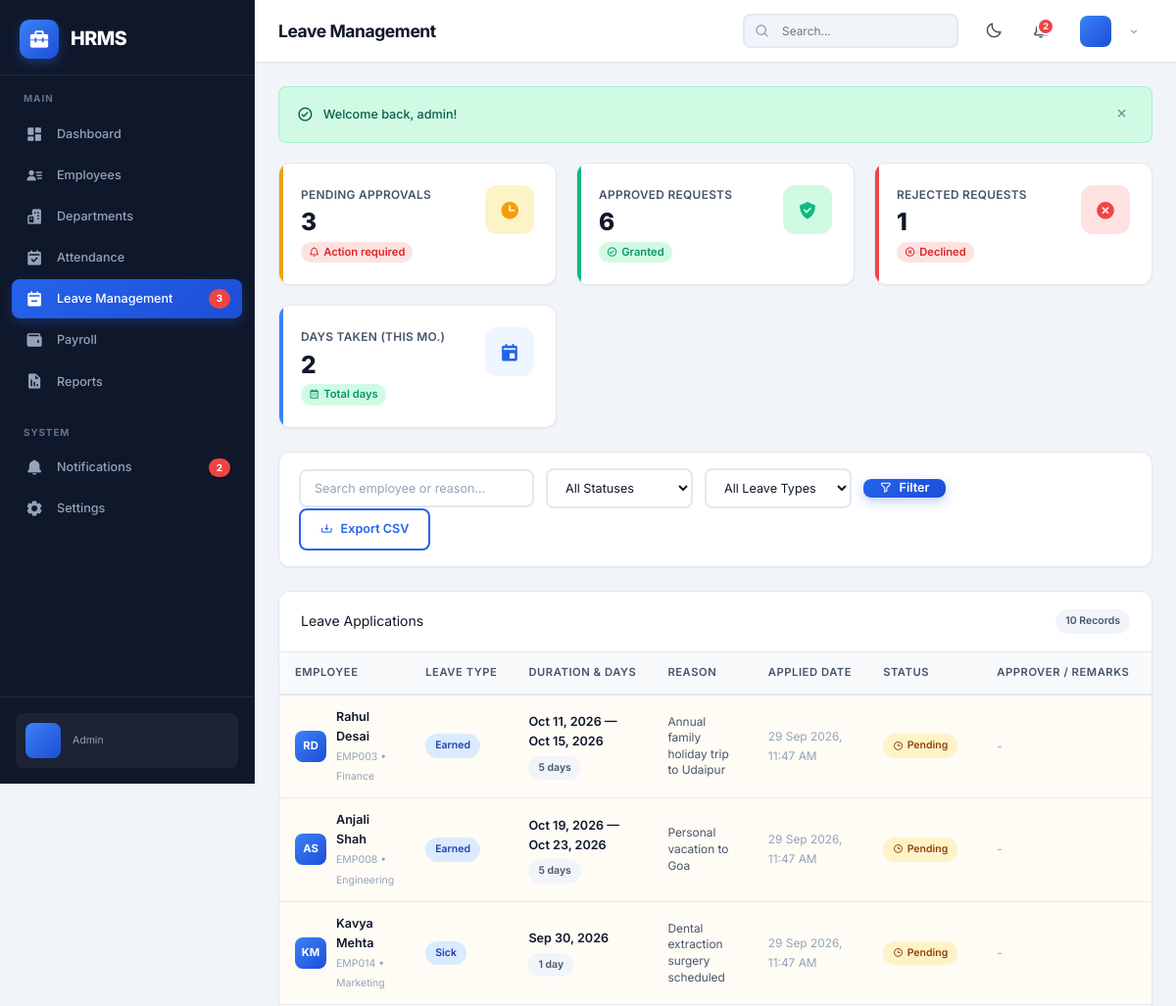
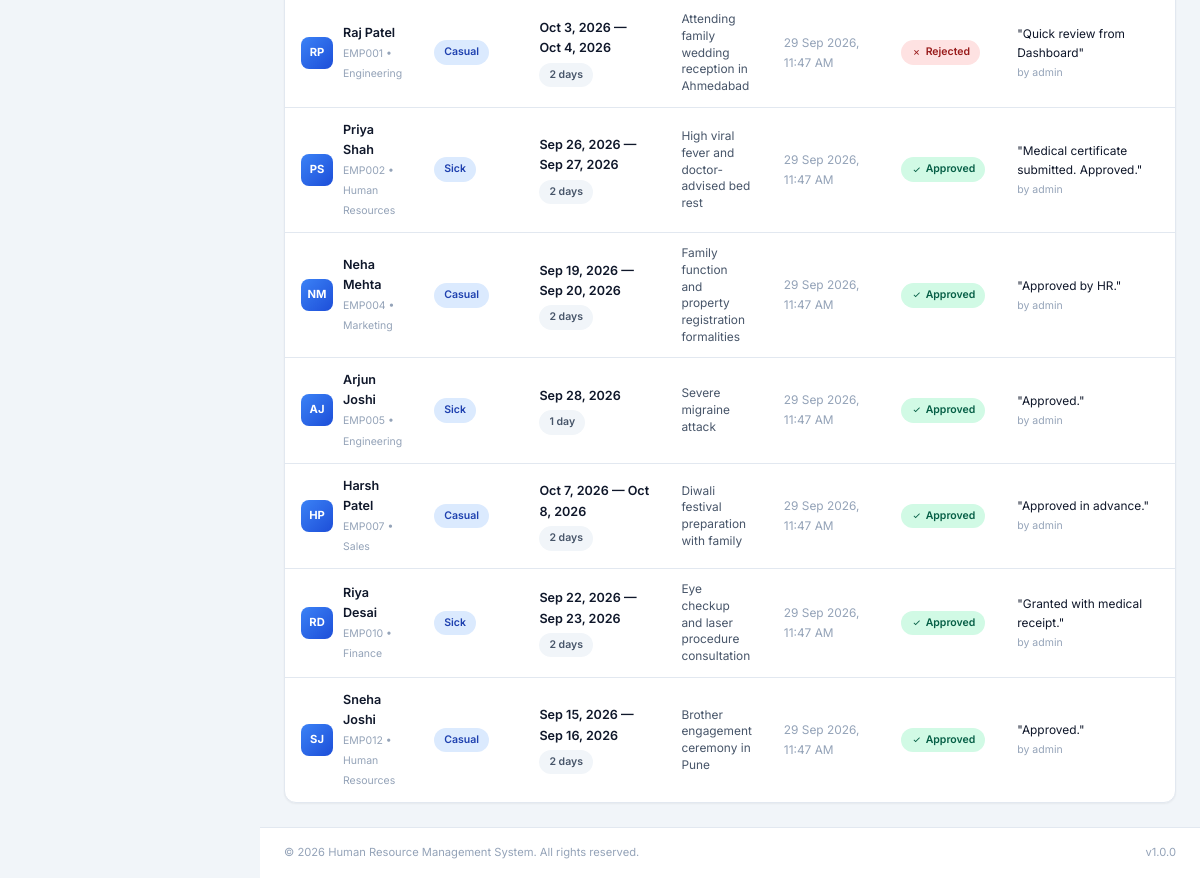
The page /admin/leaves.php (signed in) on the database its author committed (2 pictures, top to bottom).
### tables this page shows
CREATE TABLE `leaves` (
  `id` int(11) NOT NULL AUTO_INCREMENT,
  `employee_id` int(11) NOT NULL,
  `leave_type` enum('sick','casual','earned','maternity','paternity','unpaid') NOT NULL,
  `start_date` date NOT NULL,
  `end_date` date NOT NULL,
  `total_days` int(11) NOT NULL DEFAULT 1,
  `reason` text NOT NULL,
  `status` enum('pending','approved','rejected','cancelled') NOT NULL DEFAULT 'pending',
  `approved_by` int(11) DEFAULT NULL,
  `admin_remarks` text DEFAULT NULL,
  `applied_at` timestamp NOT NULL DEFAULT current_timestamp(),
  `updated_at` timestamp NOT NULL DEFAULT current_timestamp() ON UPDATE current_timestamp(),
  PRIMARY KEY (`id`),
  KEY `idx_employee` (`employee_id`),
  KEY `idx_status` (`status`),
  KEY `idx_dates` (`start_date`,`end_date`),
  KEY `fk_leave_approver` (`approved_by`),
  CONSTRAINT `fk_leave_approver` FOREIGN KEY (`approved_by`) REFERENCES `users` (`id`) ON DELETE SET NULL,
  CONSTRAINT `fk_leave_employee` FOREIGN KEY (`employee_id`) REFERENCES `employees` (`id`) ON DELETE CASCADE
);

CREATE TABLE `employees` (
  `id` int(11) NOT NULL AUTO_INCREMENT,
  `user_id` int(11) NOT NULL,
  `employee_id` varchar(20) NOT NULL,
  `first_name` varchar(50) NOT NULL,
  `last_name` varchar(50) NOT NULL,
  `email` varchar(100) NOT NULL,
  `phone` varchar(20) DEFAULT NULL,
  `date_of_birth` date DEFAULT NULL,
  `gender` enum('male','female','other') DEFAULT NULL,
  `address` text DEFAULT NULL,
  `city` varchar(50) DEFAULT NULL,
  `state` varchar(50) DEFAULT NULL,
  `zip_code` varchar(10) DEFAULT NULL,
  `department_id` int(11) DEFAULT NULL,
  `designation` varchar(100) DEFAULT NULL,
  `date_of_joining` date NOT NULL,
  `employment_type` enum('full-time','part-time','contract','intern') NOT NULL DEFAULT 'full-time',
  `salary` decimal(12,2) NOT NULL DEFAULT 0.00,
  `bank_name` varchar(100) DEFAULT NULL,
  `bank_account` varchar(50) DEFAULT NULL,
  `ifsc_code` varchar(20) DEFAULT NULL,
  `pan_number` varchar(20) DEFAULT NULL,
  `emergency_contact_name` varchar(100) DEFAULT NULL,
  `emergency_contact_phone` varchar(20) DEFAULT NULL,
  `status` enum('active','inactive','terminated') NOT NULL DEFAULT 'active',
  `created_at` timestamp NOT NULL DEFAULT current_timestamp(),
  `updated_at` timestamp NOT NULL DEFAULT current_timestamp() ON UPDATE current_timestamp(),
  PRIMARY KEY (`id`),
  UNIQUE KEY `uk_employee_id` (`employee_id`),
  UNIQUE KEY `uk_user_id` (`user_id`),
  KEY `idx_department` (`department_id`),
  CONSTRAINT `fk_employee_department` FOREIGN KEY (`department_id`) REFERENCES `departments` (`id`) ON DELETE SET NULL,
  CONSTRAINT `fk_employee_user` FOREIGN KEY (`user_id`) REFERENCES `users` (`id`) ON DELETE CASCADE
);

CREATE TABLE `departments` (
  `id` int(11) NOT NULL AUTO_INCREMENT,
  `name` varchar(100) NOT NULL,
  `description` text DEFAULT NULL,
  `head_id` int(11) DEFAULT NULL,
  `status` enum('active','inactive') NOT NULL DEFAULT 'active',
  `created_at` timestamp NOT NULL DEFAULT current_timestamp(),
  `updated_at` timestamp NOT NULL DEFAULT current_timestamp() ON UPDATE current_timestamp(),
  PRIMARY KEY (`id`),
  UNIQUE KEY `uk_department_name` (`name`)
);

CREATE TABLE `users` (
  `id` int(11) NOT NULL AUTO_INCREMENT,
  `username` varchar(50) NOT NULL,
  `password` varchar(255) NOT NULL,
  `email` varchar(100) NOT NULL,
  `role` enum('admin','employee') NOT NULL DEFAULT 'employee',
  `status` enum('active','inactive','suspended') NOT NULL DEFAULT 'active',
  `avatar` varchar(255) DEFAULT NULL,
  `last_login` datetime DEFAULT NULL,
  `created_at` timestamp NOT NULL DEFAULT current_timestamp(),
  `updated_at` timestamp NOT NULL DEFAULT current_timestamp() ON UPDATE current_timestamp(),
  PRIMARY KEY (`id`),
  UNIQUE KEY `uk_username` (`username`),
  UNIQUE KEY `uk_email` (`email`)
);

### includes/auth.php (called while the page is built, shortened)
<?php
function sanitize(string $input): string {
    return htmlspecialchars(trim($input), ENT_QUOTES, 'UTF-8');
}

### admin/leaves.php (the view, shortened to what this page needs)
<?php
require_once __DIR__ . '/../includes/auth.php';
$pdo = getDBConnection();
$statusFilter = trim($_GET['status'] ?? '');
$typeFilter = trim($_GET['type'] ?? '');
$search = trim($_GET['search'] ?? '');
$query = "SELECT l.*, e.employee_id AS emp_code, e.first_name, e.last_name, e.designation,
                 d.name AS department_name,
                 u.username AS approver_name
          FROM leaves l
          JOIN employees e ON l.employee_id = e.id
          LEFT JOIN departments d ON e.department_id = d.id
          LEFT JOIN users u ON l.approved_by = u.id
          WHERE 1=1";
$params = [];
$query .= " ORDER BY CASE WHEN l.status = 'pending' THEN 0 ELSE 1 END, l.applied_at DESC";
$stmt = $pdo->prepare($query);
$stmt->execute($params);
$leaves = $stmt->fetchAll();
$pendingCount = $pdo->query("SELECT COUNT(*) FROM leaves WHERE status = 'pending'")->fetchColumn();
$approvedCount = $pdo->query("SELECT COUNT(*) FROM leaves WHERE status = 'approved'")->fetchColumn();
$rejectedCount = $pdo->query("SELECT COUNT(*) FROM leaves WHERE status = 'rejected'")->fetchColumn();
$monthDaysTaken = (int)$pdo->query("SELECT COALESCE(SUM(total_days), 0) FROM leaves WHERE status = 'approved' AND MONTH(start_date) = MONTH(CURDATE()) AND YEAR(start_date) = YEAR(CURDATE())")->fetchColumn();
include __DIR__ . '/../includes/header.php';
?>
<div class="stats-grid" style="margin-bottom: 24px;">
    <div class="stat-card orange">
        <div class="stat-info">
            <h4>Pending Approvals</h4>
            <div class="stat-number"><?= $pendingCount ?></div>
            <div class="stat-change <?= $pendingCount > 0 ? 'down' : 'up' ?>">
                <i class='bx bx-<?= $pendingCount > 0 ? 'bell' : 'check' ?>'></i> <?= $pendingCount > 0 ? 'Action required' : 'Up to date' ?>
            </div>
        </div>
        <div class="stat-icon orange"><i class='bx bxs-time'></i></div>
    </div>
    <div class="stat-card green">
        <div class="stat-info">
            <h4>Approved Requests</h4>
            <div class="stat-number"><?= $approvedCount ?></div>
            <div class="stat-change up"><i class='bx bx-check-circle'></i> Granted</div>
        </div>
        <div class="stat-icon green"><i class='bx bxs-check-shield'></i></div>
    </div>
    <div class="stat-card red">
        <div class="stat-info">
            <h4>Rejected Requests</h4>
            <div class="stat-number"><?= $rejectedCount ?></div>
            <div class="stat-change down"><i class='bx bx-x-circle'></i> Declined</div>
        </div>
        <div class="stat-icon red"><i class='bx bxs-x-circle'></i></div>
    </div>
    <div class="stat-card blue">
        <div class="stat-info">
            <h4>Days Taken (This Mo.)</h4>
            <div class="stat-number"><?= $monthDaysTaken ?></div>
            <div class="stat-change up"><i class='bx bx-calendar'></i> Total days</div>
        </div>
        <div class="stat-icon blue"><i class='bx bxs-calendar-event'></i></div>
    </div>
</div>
<div class="card" style="margin-bottom: 24px;">
    <div class="card-body" style="padding: 16px 20px;">
        <form method="GET" action="" style="display: flex; flex-wrap: wrap; gap: 12px; align-items: center;">
            <input type="text" name="search" class="form-control" style="max-width: 240px;" placeholder="Search employee or reason..." value="<?= sanitize($search) ?>">
            <select name="status" class="form-control" style="width: 150px;">
                <option value="">All Statuses</option>
            </select>
            <select name="type" class="form-control" style="width: 150px;">
                <option value="">All Leave Types</option>
            </select>
            <button type="submit" class="btn btn-primary" style="padding: 0 16px;">
                <i class='bx bx-filter-alt'></i> Filter
            </button>
        </form>
        <a href="?export=csv<?= $statusFilter ? '&status=' . urlencode($statusFilter) : '' ?><?= $typeFilter ? '&type=' . urlencode($typeFilter) : '' ?><?= $search ? '&search=' . urlencode($search) : '' ?>" class="btn btn-outline" title="Export leaves to CSV">
            <i class='bx bx-download'></i> Export CSV
        </a>
    </div>
</div>
<div class="card">
    <div class="card-header">
        <div class="card-title">Leave Applications</div>
        <span class="badge badge-secondary"><?= count($leaves) ?> Records</span>
    </div>
    <div class="table-container">
        <table class="data-table">
            <thead>
                <tr>
                    <th>Employee</th>
                    <th>Leave Type</th>
                    <th>Duration & Days</th>
                    <th>Reason</th>
                    <th>Applied Date</th>
                    <th>Status</th>
                    <th>Approver / Remarks</th>
                    <th style="text-align: right;">Action</th>
                </tr>
            </thead>
            <tbody>
                <?php if (empty($leaves)): ?>
                <tr>
                    <td colspan="8" style="text-align: center; padding: 48px; color: var(--text-muted);">
                        <i class='bx bx-calendar-check' style="font-size: 3rem; margin-bottom: 8px; display: block;"></i>
                        No leave applications match the selected criteria.
                    </td>
                </tr>
                <?php else: ?>
                    <?php foreach ($leaves as $l):
                        $fullName = $l['first_name'] . ' ' . $l['last_name'];
                        $initials = strtoupper(substr($l['first_name'], 0, 1) . substr($l['last_name'], 0, 1));
                    ?>
                    <tr style="<?= $l['status'] === 'pending' ? 'background: rgba(245, 158, 11, 0.04);' : '' ?>">
                        <td>
                            <div style="display: flex; align-items: center; gap: 10px;">
                                <div class="user-avatar-sm" style="width: 32px; height: 32px; font-size: 0.8rem; font-weight: 700;">
                                    <?= $initials ?>
                                </div>
                                <div>
                                    <div style="font-weight: 600; color: var(--text-primary);"><?= sanitize($fullName) ?></div>
                                    <small style="color: var(--text-muted);"><?= sanitize($l['emp_code']) ?> • <?= sanitize($l['department_name'] ?? 'General') ?></small>
                                </div>
                            </div>
                        </td>
                        <td>
                            <span class="badge badge-info" style="text-transform: capitalize;">
                                <?= sanitize($l['leave_type']) ?>
                            </span>
                        </td>
                        <td>
                            <div style="font-weight: 600; font-size: 0.9rem;">
                                <?= date('M j, Y', strtotime($l['start_date'])) ?>
                                <?php if ($l['start_date'] !== $l['end_date']): ?>
                                &mdash; <?= date('M j, Y', strtotime($l['end_date'])) ?>
                                <?php endif; ?>
                            </div>
                            <span class="badge badge-secondary" style="margin-top: 4px;">
                                <?= $l['total_days'] ?> <?= $l['total_days'] == 1 ? 'day' : 'days' ?>
                            </span>
                        </td>
                        <td style="max-width: 220px;">
                            <div style="font-size: 0.85rem; color: var(--text-secondary); line-height: 1.4;">
                                <?= nl2br(sanitize($l['reason'])) ?>
                            </div>
                        </td>
                        <td>
                            <span style="font-size: 0.85rem; color: var(--text-muted);">
                                <?= date('d M Y, h:i A', strtotime($l['applied_at'])) ?>
                            </span>
                        </td>
                        <td>
                            <?php if ($l['status'] === 'pending'): ?>
                            <span class="badge badge-warning"><i class='bx bx-time'></i> Pending</span>
                            <?php elseif ($l['status'] === 'approved'): ?>
                            <span class="badge badge-success"><i class='bx bx-check'></i> Approved</span>
                            <?php elseif ($l['status'] === 'rejected'): ?>
                            <span class="badge badge-danger"><i class='bx bx-x'></i> Rejected</span>
                            <?php else: ?>
                            <span class="badge badge-secondary">Cancelled</span>
                            <?php endif; ?>
                        </td>
                        <td>
                            <?php if (!empty($l['admin_remarks'])): ?>
                            <div style="font-size: 0.85rem; color: var(--text-primary);">
                                "<?= sanitize($l['admin_remarks']) ?>"
                            </div>
                            <small style="color: var(--text-muted);">by <?= sanitize($l['approver_name'] ?? 'Admin') ?></small>
                            <?php elseif ($l['status'] === 'approved'): ?>
                            <small style="color: var(--text-muted);">Approved by <?= sanitize($l['approver_name'] ?? 'Admin') ?></small>
                            <?php else: ?>
                            <span style="color: var(--text-muted); font-size: 0.85rem;">-</span>
                            <?php endif; ?>
                        </td>
                        <td style="text-align: right; white-space: nowrap;">
                        </td>
                    </tr>
                    <?php endforeach; ?>
                <?php endif; ?>
            </tbody>
        </table>
    </div>
</div>
<?php include __DIR__ . '/../includes/footer.php'; ?>

### rows shown on the page
leaves: employee.last_name "RD", employee.last_name "Rahul Desai", employee.employee_id "EMP003", departments.name "Finance", leave_type "Earned", start_date "Oct 11, 2026", end_date "Oct 15, 2026", total_days "5", reason "Annual family holiday trip to Udaipur", applied_at "29 Sep 2026, 11:47 AM", status "pending" (drawn)
leaves: employee.last_name "AS", employee.last_name "Anjali Shah", employee.employee_id "EMP008", departments.name "Engineering", leave_type "Earned", start_date "Oct 19, 2026", end_date "Oct 23, 2026", total_days "5", reason "Personal vacation to Goa", applied_at "29 Sep 2026, 11:47 AM", status "pending" (drawn)
leaves: employee.last_name "KM", employee.last_name "Kavya Mehta", employee.employee_id "EMP014", departments.name "Marketing", leave_type "Sick", start_date "Sep 30, 2026", total_days "1", reason "Dental extraction surgery scheduled", applied_at "29 Sep 2026, 11:47 AM", status "pending" (drawn)
leaves: employee.last_name "RP", employee.last_name "Raj Patel", employee.employee_id "EMP001", departments.name "Engineering", leave_type "Casual", start_date "Oct 3, 2026", end_date "Oct 4, 2026", total_days "2", reason "Attending family wedding reception in Ahmedabad", applied_at "29 Sep 2026, 11:47 AM", status "rejected" (drawn), admin_remarks "Quick review from Dashboard", approved_by.username "admin"
leaves: employee.last_name "PS", employee.last_name "Priya Shah", employee.employee_id "EMP002", departments.name "Human Resources", leave_type "Sick", start_date "Sep 26, 2026", end_date "Sep 27, 2026", total_days "2", reason "High viral fever and doctor-advised bed rest", applied_at "29 Sep 2026, 11:47 AM", status "approved" (drawn), admin_remarks "Medical certificate submitted. Approved.", approved_by.username "admin"
leaves: employee.last_name "NM", employee.last_name "Neha Mehta", employee.employee_id "EMP004", departments.name "Marketing", leave_type "Casual", start_date "Sep 19, 2026", end_date "Sep 20, 2026", total_days "2", reason "Family function and property registration formalities", applied_at "29 Sep 2026, 11:47 AM", status "approved" (drawn), admin_remarks "Approved by HR.", approved_by.username "admin"
leaves: employee.last_name "AJ", employee.last_name "Arjun Joshi", employee.employee_id "EMP005", departments.name "Engineering", leave_type "Sick", start_date "Sep 28, 2026", total_days "1", reason "Severe migraine attack", applied_at "29 Sep 2026, 11:47 AM", status "approved" (drawn), admin_remarks "Approved.", approved_by.username "admin"
leaves: employee.last_name "HP", employee.last_name "Harsh Patel", employee.employee_id "EMP007", departments.name "Sales", leave_type "Casual", start_date "Oct 7, 2026", end_date "Oct 8, 2026", total_days "2", reason "Diwali festival preparation with family", applied_at "29 Sep 2026, 11:47 AM", status "approved" (drawn), admin_remarks "Approved in advance.", approved_by.username "admin"
leaves: employee.last_name "RD", employee.last_name "Riya Desai", employee.employee_id "EMP010", departments.name "Finance", leave_type "Sick", start_date "Sep 22, 2026", end_date "Sep 23, 2026", total_days "2", reason "Eye checkup and laser procedure consultation", applied_at "29 Sep 2026, 11:47 AM", status "approved" (drawn), admin_remarks "Granted with medical receipt.", approved_by.username "admin"
leaves: employee.last_name "SJ", employee.last_name "Sneha Joshi", employee.employee_id "EMP012", departments.name "Human Resources", leave_type "Casual", start_date "Sep 15, 2026", end_date "Sep 16, 2026", total_days "2", reason "Brother engagement ceremony in Pune", applied_at "29 Sep 2026, 11:47 AM", status "approved" (drawn), admin_remarks "Approved.", approved_by.username "admin"

### other values the page prints
APP_NAME "HRMS"
$pendingLeaves "3"
$notificationCount "2"
$currentRole "Admin"
PAGE_TITLE "Leave Management"
$flash['message'] "Welcome back, admin!"
$pendingCount "3"
$approvedCount "6"
$rejectedCount "1"
$monthDaysTaken "2"
count($leaves) "10"
APP_FULL_NAME "Human Resource Management System"
APP_VERSION "1.0.0"
